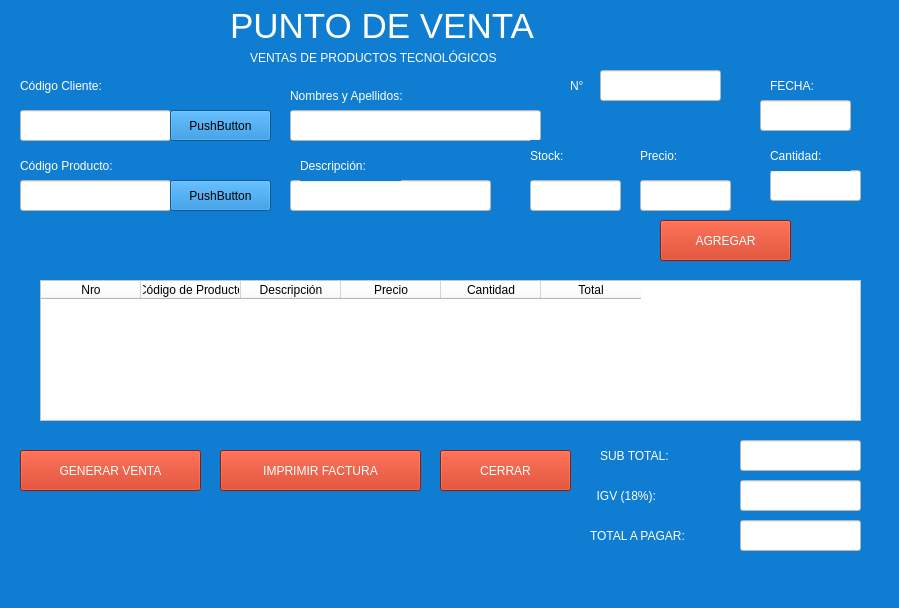
<?xml version="1.0" encoding="UTF-8"?>
<ui version="4.0">
 <class>MainWindow</class>
 <widget class="QMainWindow" name="MainWindow">
  <property name="geometry">
   <rect>
    <x>0</x>
    <y>0</y>
    <width>899</width>
    <height>608</height>
   </rect>
  </property>
  <property name="windowTitle">
   <string>MainWindow</string>
  </property>
  <property name="styleSheet">
   <string notr="true">background-color: rgb(15, 125, 209);</string>
  </property>
  <widget class="QWidget" name="centralwidget">
   <widget class="QLabel" name="label">
    <property name="geometry">
     <rect>
      <x>230</x>
      <y>0</y>
      <width>661</width>
      <height>51</height>
     </rect>
    </property>
    <property name="font">
     <font>
      <family>MS Shell Dlg 2</family>
      <pointsize>26</pointsize>
      <weight>9</weight>
      <italic>false</italic>
      <bold>false</bold>
     </font>
    </property>
    <property name="styleSheet">
     <string notr="true">font: 75 26pt &quot;MS Shell Dlg 2&quot;;color: rgb(255, 255, 255);
</string>
    </property>
    <property name="text">
     <string>PUNTO DE VENTA </string>
    </property>
   </widget>
   <widget class="QLabel" name="label_2">
    <property name="geometry">
     <rect>
      <x>20</x>
      <y>70</y>
      <width>121</width>
      <height>31</height>
     </rect>
    </property>
    <property name="styleSheet">
     <string notr="true">color: rgb(255, 255, 255);font: 10pt &quot;MS Shell Dlg 2&quot;;</string>
    </property>
    <property name="text">
     <string>Código Cliente:</string>
    </property>
   </widget>
   <widget class="QLineEdit" name="txtCodigoCliente">
    <property name="geometry">
     <rect>
      <x>20</x>
      <y>110</y>
      <width>151</width>
      <height>31</height>
     </rect>
    </property>
    <property name="styleSheet">
     <string notr="true">background-color: rgb(255, 255, 255);</string>
    </property>
   </widget>
   <widget class="QLabel" name="label_3">
    <property name="geometry">
     <rect>
      <x>20</x>
      <y>150</y>
      <width>131</width>
      <height>31</height>
     </rect>
    </property>
    <property name="styleSheet">
     <string notr="true">color: rgb(255, 255, 255);font: 10pt &quot;MS Shell Dlg 2&quot;;</string>
    </property>
    <property name="text">
     <string>Código Producto:</string>
    </property>
   </widget>
   <widget class="QLineEdit" name="txtCodigoProducto">
    <property name="geometry">
     <rect>
      <x>20</x>
      <y>180</y>
      <width>151</width>
      <height>31</height>
     </rect>
    </property>
    <property name="styleSheet">
     <string notr="true">background-color: rgb(255, 255, 255);</string>
    </property>
   </widget>
   <widget class="QLabel" name="label_4">
    <property name="geometry">
     <rect>
      <x>290</x>
      <y>80</y>
      <width>181</width>
      <height>31</height>
     </rect>
    </property>
    <property name="styleSheet">
     <string notr="true">color: rgb(255, 255, 255);font: 10pt &quot;MS Shell Dlg 2&quot;;</string>
    </property>
    <property name="text">
     <string>Nombres y Apellidos:</string>
    </property>
   </widget>
   <widget class="QLineEdit" name="txtNombres">
    <property name="geometry">
     <rect>
      <x>290</x>
      <y>110</y>
      <width>251</width>
      <height>31</height>
     </rect>
    </property>
    <property name="styleSheet">
     <string notr="true">background-color: rgb(255, 255, 255);</string>
    </property>
   </widget>
   <widget class="QLineEdit" name="txtDescripcion">
    <property name="geometry">
     <rect>
      <x>290</x>
      <y>180</y>
      <width>201</width>
      <height>31</height>
     </rect>
    </property>
    <property name="styleSheet">
     <string notr="true">background-color: rgb(255, 255, 255);</string>
    </property>
   </widget>
   <widget class="QLabel" name="label_5">
    <property name="geometry">
     <rect>
      <x>300</x>
      <y>150</y>
      <width>101</width>
      <height>31</height>
     </rect>
    </property>
    <property name="styleSheet">
     <string notr="true">color: rgb(255, 255, 255);font: 10pt &quot;MS Shell Dlg 2&quot;;</string>
    </property>
    <property name="text">
     <string>Descripción:</string>
    </property>
   </widget>
   <widget class="QLabel" name="label_6">
    <property name="geometry">
     <rect>
      <x>530</x>
      <y>140</y>
      <width>51</width>
      <height>31</height>
     </rect>
    </property>
    <property name="styleSheet">
     <string notr="true">color: rgb(255, 255, 255);font: 10pt &quot;MS Shell Dlg 2&quot;;</string>
    </property>
    <property name="text">
     <string>Stock:</string>
    </property>
   </widget>
   <widget class="QLineEdit" name="txtStock">
    <property name="geometry">
     <rect>
      <x>530</x>
      <y>180</y>
      <width>91</width>
      <height>31</height>
     </rect>
    </property>
    <property name="styleSheet">
     <string notr="true">background-color: rgb(255, 255, 255);</string>
    </property>
   </widget>
   <widget class="QLabel" name="label_7">
    <property name="geometry">
     <rect>
      <x>640</x>
      <y>140</y>
      <width>51</width>
      <height>31</height>
     </rect>
    </property>
    <property name="styleSheet">
     <string notr="true">color: rgb(255, 255, 255);font: 10pt &quot;MS Shell Dlg 2&quot;;</string>
    </property>
    <property name="text">
     <string>Precio:</string>
    </property>
   </widget>
   <widget class="QLineEdit" name="txtPrecio">
    <property name="geometry">
     <rect>
      <x>640</x>
      <y>180</y>
      <width>91</width>
      <height>31</height>
     </rect>
    </property>
    <property name="styleSheet">
     <string notr="true">background-color: rgb(255, 255, 255);</string>
    </property>
   </widget>
   <widget class="QLineEdit" name="txtCantidad">
    <property name="geometry">
     <rect>
      <x>770</x>
      <y>170</y>
      <width>91</width>
      <height>31</height>
     </rect>
    </property>
    <property name="styleSheet">
     <string notr="true">background-color: rgb(255, 255, 255);</string>
    </property>
   </widget>
   <widget class="QLabel" name="label_8">
    <property name="geometry">
     <rect>
      <x>770</x>
      <y>140</y>
      <width>81</width>
      <height>31</height>
     </rect>
    </property>
    <property name="styleSheet">
     <string notr="true">color: rgb(255, 255, 255);font: 10pt &quot;MS Shell Dlg 2&quot;;</string>
    </property>
    <property name="text">
     <string>Cantidad:</string>
    </property>
   </widget>
   <widget class="QLabel" name="label_9">
    <property name="geometry">
     <rect>
      <x>770</x>
      <y>70</y>
      <width>61</width>
      <height>31</height>
     </rect>
    </property>
    <property name="styleSheet">
     <string notr="true">color: rgb(255, 255, 255);font: 10pt &quot;MS Shell Dlg 2&quot;;</string>
    </property>
    <property name="text">
     <string>FECHA:</string>
    </property>
   </widget>
   <widget class="QLineEdit" name="txtFecha">
    <property name="geometry">
     <rect>
      <x>760</x>
      <y>100</y>
      <width>91</width>
      <height>31</height>
     </rect>
    </property>
    <property name="styleSheet">
     <string notr="true">background-color: rgb(255, 255, 255);</string>
    </property>
   </widget>
   <widget class="QLabel" name="label_10">
    <property name="geometry">
     <rect>
      <x>570</x>
      <y>70</y>
      <width>21</width>
      <height>31</height>
     </rect>
    </property>
    <property name="styleSheet">
     <string notr="true">color: rgb(255, 255, 255);font: 12pt &quot;MS Shell Dlg 2&quot;;</string>
    </property>
    <property name="text">
     <string>N°</string>
    </property>
   </widget>
   <widget class="QLineEdit" name="txtNumeroDocumento">
    <property name="geometry">
     <rect>
      <x>600</x>
      <y>70</y>
      <width>121</width>
      <height>31</height>
     </rect>
    </property>
    <property name="styleSheet">
     <string notr="true">background-color: rgb(255, 255, 255);</string>
    </property>
   </widget>
   <widget class="QLabel" name="label_11">
    <property name="geometry">
     <rect>
      <x>250</x>
      <y>50</y>
      <width>341</width>
      <height>16</height>
     </rect>
    </property>
    <property name="styleSheet">
     <string notr="true">color: rgb(255, 255, 255);font: 10pt &quot;MS Shell Dlg 2&quot;;</string>
    </property>
    <property name="text">
     <string>VENTAS DE PRODUCTOS TECNOLÓGICOS</string>
    </property>
   </widget>
   <widget class="QTableWidget" name="tblDetalle">
    <property name="geometry">
     <rect>
      <x>40</x>
      <y>280</y>
      <width>821</width>
      <height>141</height>
     </rect>
    </property>
    <property name="styleSheet">
     <string notr="true">background-color: rgb(255, 255, 255);</string>
    </property>
    <column>
     <property name="text">
      <string>Nro</string>
     </property>
    </column>
    <column>
     <property name="text">
      <string>Código de Producto</string>
     </property>
    </column>
    <column>
     <property name="text">
      <string>Descripción</string>
     </property>
    </column>
    <column>
     <property name="text">
      <string>Precio</string>
     </property>
    </column>
    <column>
     <property name="text">
      <string>Cantidad</string>
     </property>
    </column>
    <column>
     <property name="text">
      <string>Total</string>
     </property>
    </column>
   </widget>
   <widget class="QPushButton" name="btnAgregar">
    <property name="geometry">
     <rect>
      <x>660</x>
      <y>220</y>
      <width>131</width>
      <height>41</height>
     </rect>
    </property>
    <property name="styleSheet">
     <string notr="true">background-color: rgb(200, 38, 9);
font: 12pt &quot;MS Shell Dlg 2&quot;;
color: rgb(255, 255, 255);</string>
    </property>
    <property name="text">
     <string>AGREGAR</string>
    </property>
    <property name="icon">
     <iconset>
      <normaloff>../IMG/registrar.png</normaloff>../IMG/registrar.png</iconset>
    </property>
   </widget>
   <widget class="QLabel" name="label_12">
    <property name="geometry">
     <rect>
      <x>600</x>
      <y>440</y>
      <width>121</width>
      <height>31</height>
     </rect>
    </property>
    <property name="styleSheet">
     <string notr="true">color: rgb(255, 255, 255);font: 10pt &quot;MS Shell Dlg 2&quot;;</string>
    </property>
    <property name="text">
     <string>SUB TOTAL:</string>
    </property>
   </widget>
   <widget class="QLineEdit" name="txtSubtotal">
    <property name="geometry">
     <rect>
      <x>740</x>
      <y>440</y>
      <width>121</width>
      <height>31</height>
     </rect>
    </property>
    <property name="styleSheet">
     <string notr="true">background-color: rgb(255, 255, 255);</string>
    </property>
   </widget>
   <widget class="QLineEdit" name="txtIgv">
    <property name="geometry">
     <rect>
      <x>740</x>
      <y>480</y>
      <width>121</width>
      <height>31</height>
     </rect>
    </property>
    <property name="styleSheet">
     <string notr="true">background-color: rgb(255, 255, 255);</string>
    </property>
   </widget>
   <widget class="QLineEdit" name="txtTotal">
    <property name="geometry">
     <rect>
      <x>740</x>
      <y>520</y>
      <width>121</width>
      <height>31</height>
     </rect>
    </property>
    <property name="styleSheet">
     <string notr="true">background-color: rgb(255, 255, 255);</string>
    </property>
   </widget>
   <widget class="QLabel" name="label_13">
    <property name="geometry">
     <rect>
      <x>590</x>
      <y>480</y>
      <width>141</width>
      <height>31</height>
     </rect>
    </property>
    <property name="styleSheet">
     <string notr="true">color: rgb(255, 255, 255);font: 10pt &quot;MS Shell Dlg 2&quot;;</string>
    </property>
    <property name="text">
     <string>  IGV (18%):</string>
    </property>
   </widget>
   <widget class="QLabel" name="label_14">
    <property name="geometry">
     <rect>
      <x>590</x>
      <y>520</y>
      <width>141</width>
      <height>31</height>
     </rect>
    </property>
    <property name="styleSheet">
     <string notr="true">color: rgb(255, 255, 255);font: 10pt &quot;MS Shell Dlg 2&quot;;</string>
    </property>
    <property name="text">
     <string>TOTAL A PAGAR:</string>
    </property>
   </widget>
   <widget class="QPushButton" name="btnGenerar">
    <property name="geometry">
     <rect>
      <x>20</x>
      <y>450</y>
      <width>181</width>
      <height>41</height>
     </rect>
    </property>
    <property name="styleSheet">
     <string notr="true">background-color: rgb(200, 38, 9);
font: 12pt &quot;MS Shell Dlg 2&quot;;
color: rgb(255, 255, 255);</string>
    </property>
    <property name="text">
     <string>GENERAR VENTA</string>
    </property>
   </widget>
   <widget class="QPushButton" name="btnImprimir">
    <property name="geometry">
     <rect>
      <x>220</x>
      <y>450</y>
      <width>201</width>
      <height>41</height>
     </rect>
    </property>
    <property name="styleSheet">
     <string notr="true">background-color: rgb(200, 38, 9);
font: 12pt &quot;MS Shell Dlg 2&quot;;
color: rgb(255, 255, 255);</string>
    </property>
    <property name="text">
     <string>IMPRIMIR FACTURA</string>
    </property>
   </widget>
   <widget class="QPushButton" name="btnCerrar">
    <property name="geometry">
     <rect>
      <x>440</x>
      <y>450</y>
      <width>131</width>
      <height>41</height>
     </rect>
    </property>
    <property name="styleSheet">
     <string notr="true">background-color: rgb(200, 38, 9);
font: 12pt &quot;MS Shell Dlg 2&quot;;
color: rgb(255, 255, 255);</string>
    </property>
    <property name="text">
     <string>CERRAR</string>
    </property>
   </widget>
   <widget class="QPushButton" name="btnBuscarCliente">
    <property name="geometry">
     <rect>
      <x>170</x>
      <y>110</y>
      <width>101</width>
      <height>31</height>
     </rect>
    </property>
    <property name="text">
     <string>PushButton</string>
    </property>
   </widget>
   <widget class="QPushButton" name="btnBuscarProducto">
    <property name="geometry">
     <rect>
      <x>170</x>
      <y>180</y>
      <width>101</width>
      <height>31</height>
     </rect>
    </property>
    <property name="text">
     <string>PushButton</string>
    </property>
   </widget>
  </widget>
  <widget class="QMenuBar" name="menubar">
   <property name="geometry">
    <rect>
     <x>0</x>
     <y>0</y>
     <width>899</width>
     <height>26</height>
    </rect>
   </property>
  </widget>
  <widget class="QStatusBar" name="statusbar"/>
 </widget>
 <resources/>
 <connections/>
</ui>
